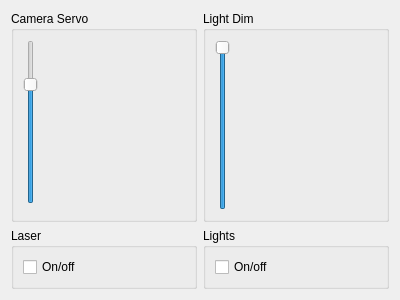
<?xml version="1.0" encoding="UTF-8"?>
<ui version="4.0">
 <class>Remote</class>
 <widget class="QWidget" name="Remote">
  <property name="geometry">
   <rect>
    <x>0</x>
    <y>0</y>
    <width>400</width>
    <height>300</height>
   </rect>
  </property>
  <property name="windowTitle">
   <string>Rov Controller</string>
  </property>
  <layout class="QGridLayout" name="gridLayout_4">
   <item row="0" column="0">
    <widget class="QGroupBox" name="groupBox_2">
     <property name="title">
      <string>Camera Servo</string>
     </property>
     <layout class="QGridLayout" name="gridLayout_2">
      <item row="0" column="1" rowspan="2" colspan="2">
       <widget class="QLabel" name="label">
        <property name="text">
         <string/>
        </property>
       </widget>
      </item>
      <item row="0" column="0">
       <widget class="QSlider" name="servoSlider">
        <property name="minimum">
         <number>0</number>
        </property>
        <property name="maximum">
         <number>1000</number>
        </property>
        <property name="sliderPosition">
         <number>750</number>
        </property>
        <property name="orientation">
         <enum>Qt::Vertical</enum>
        </property>
       </widget>
      </item>
     </layout>
    </widget>
   </item>
   <item row="1" column="0">
    <widget class="QGroupBox" name="groupBox">
     <property name="title">
      <string>Laser</string>
     </property>
     <layout class="QGridLayout" name="gridLayout">
      <item row="0" column="0">
       <widget class="QCheckBox" name="laserState">
        <property name="text">
         <string>On/off</string>
        </property>
       </widget>
      </item>
     </layout>
    </widget>
   </item>
   <item row="1" column="1">
    <widget class="QGroupBox" name="groupBox_3">
     <property name="title">
      <string>Lights</string>
     </property>
     <layout class="QGridLayout" name="gridLayout_3">
      <item row="0" column="0">
       <widget class="QCheckBox" name="lightState">
        <property name="text">
         <string>On/off</string>
        </property>
       </widget>
      </item>
     </layout>
    </widget>
   </item>
   <item row="0" column="1">
    <widget class="QGroupBox" name="groupBox_4">
     <property name="title">
      <string>Light Dim</string>
     </property>
     <layout class="QGridLayout" name="gridLayout_5">
      <item row="0" column="0">
       <widget class="QSlider" name="lightSlider">
        <property name="minimum">
         <number>0</number>
        </property>
        <property name="maximum">
         <number>10000</number>
        </property>
        <property name="value">
         <number>10000</number>
        </property>
        <property name="orientation">
         <enum>Qt::Vertical</enum>
        </property>
       </widget>
      </item>
      <item row="0" column="1">
       <widget class="QLabel" name="label_2">
        <property name="text">
         <string/>
        </property>
       </widget>
      </item>
     </layout>
    </widget>
   </item>
  </layout>
 </widget>
 <resources/>
 <connections>
  <connection>
   <sender>servoSlider</sender>
   <signal>valueChanged(int)</signal>
   <receiver>label</receiver>
   <slot>setNum(int)</slot>
   <hints>
    <hint type="sourcelabel">
     <x>29</x>
     <y>65</y>
    </hint>
    <hint type="destinationlabel">
     <x>66</x>
     <y>77</y>
    </hint>
   </hints>
  </connection>
 </connections>
</ui>
